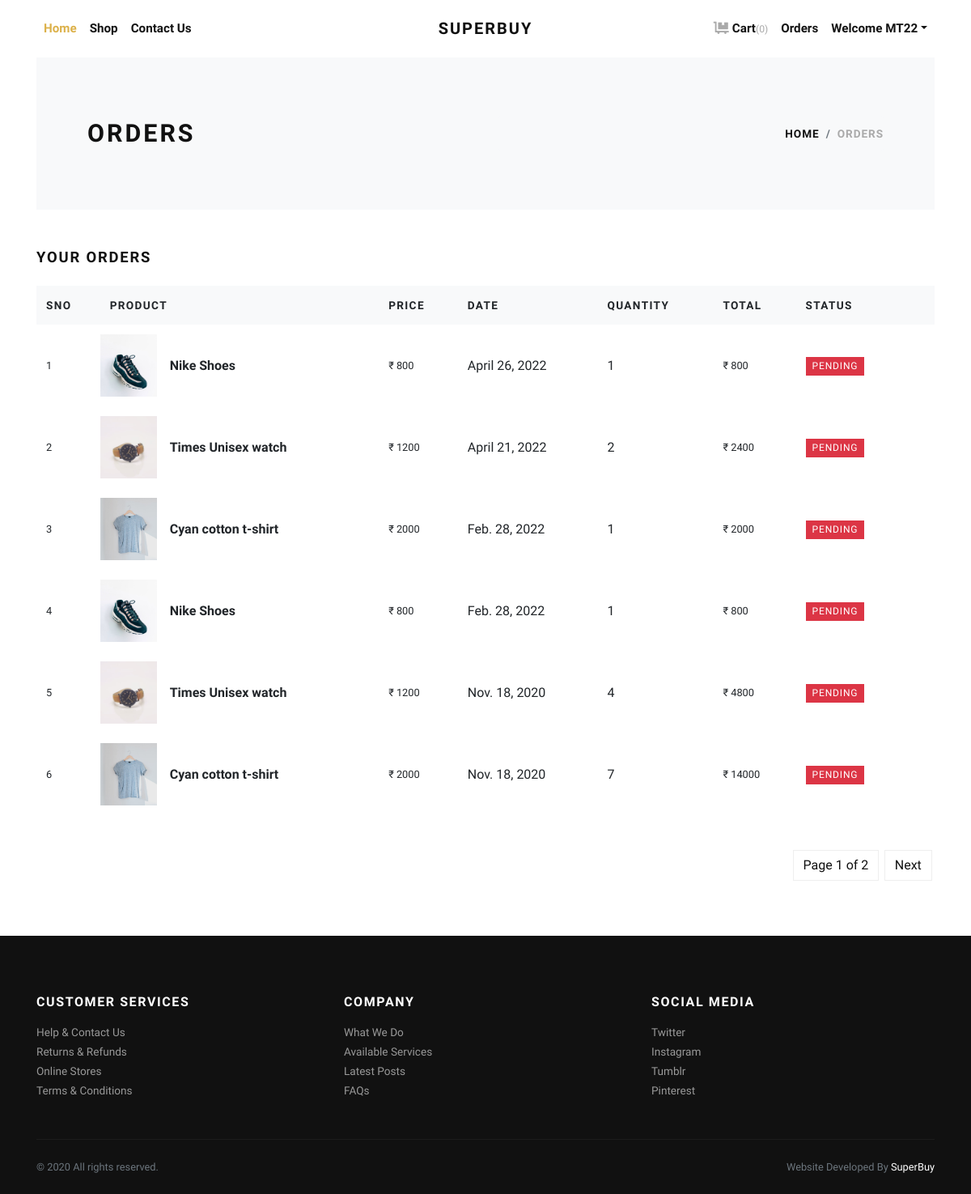
Screenshot of /orders/ (signed in) with the database file from the repository.
### shop/models/orders.py (models this page shows)
class Orders(models.Model):
    product = models.ForeignKey(Product, on_delete=models.CASCADE)
    customer = models.ForeignKey(User, on_delete=models.CASCADE)
    quantity = models.IntegerField(default=1)
    price = models.IntegerField()
    address = models.CharField(max_length=200, default="", blank=True)
    phone = models.CharField(max_length=30, default="", blank=True)
    date = models.DateField(default=datetime.datetime.today)
    status = models.BooleanField(default=False)

### shop/models/product.py (models this page shows, shortened)
class Product(models.Model):
    product_name = models.CharField(max_length=50)
    category = models.ForeignKey(Category, on_delete=models.CASCADE, default=1)
    ptype = models.CharField(max_length=30, default="", blank=True)
    price = models.IntegerField(default=0)
    desc = models.CharField(max_length=500, default='', null=True, blank=True)
    total_item = models.IntegerField(default=0)
    image = models.ImageField(upload_to="products/", default="")

### shop/views.py (the view)
# urls.py: path("orders/", views.order, name="orders"),
def order(request):
    if request.user.is_authenticated:  # this is middleware for default django user
        customer = request.user
        order = Orders.objects.filter(customer_id=customer).order_by('-date') #order_by for des order
        paginator = Paginator(order, 6)
        page_number = request.GET.get('page')
        orders = paginator.get_page(page_number)
        print(orders)
        context = {'orders': orders}
        return render(request, "shop/orders.html", context)
    else:
        return redirect('/login/')

### shop/templatetags/custom_filter.py (called while the page is built)
@register.filter(name='currency')
def currency(number):
    return "₹ "+str(number)

@register.filter(name='multiply')
def multiply(number, number1):
    return number * number1

### shop/templates/shop/orders.html (shortened to what this page needs)
{% extends 'base.html' %}
{% block content %}
{% load cart %}
{% load custom_filter %}
{% load static %}
<div class="container">
    <section class="py-5 bg-light">
        <div class="container">
            <div class="row px-4 px-lg-5 py-lg-4 align-items-center">
                <div class="col-lg-6">
                    <h1 class="h2 text-uppercase mb-0">Orders</h1>
                </div>
                <div class="col-lg-6 text-lg-right">
                    <nav aria-label="breadcrumb">
                        <ol class="breadcrumb justify-content-lg-end mb-0 px-0">
                            <li class="breadcrumb-item"><a href="/">Home</a></li>
                            <li aria-current="page" class="breadcrumb-item active">Orders</li>
                        </ol>
                    </nav>
                </div>
            </div>
        </div>
    </section>
    <section class="py-5">
        <h2 class="h5 text-uppercase mb-4">Your Orders</h2>
        <div class="row">
            <div class="col-lg-12 mb-4 mb-lg-0">
                <div class="table-responsive mb-4">
                    <table class="table">
                        <thead class="bg-light">
                        <tr>
                            <th class="border-0" scope="col"><strong class="text-small text-uppercase">Sno</strong>
                            </th>
                            <th class="border-0" scope="col"><strong class="text-small text-uppercase">Product</strong>
                            </th>
                            <th class="border-0" scope="col"><strong class="text-small text-uppercase">Price</strong>
                            </th>
                            <th class="border-0" scope="col"><strong class="text-small text-uppercase">Date</strong>
                            </th>
                            <th class="border-0" scope="col"><strong class="text-small text-uppercase">Quantity</strong>
                            </th>
                            <th class="border-0" scope="col"><strong class="text-small text-uppercase">Total</strong>
                            </th>
                            <th class="border-0" scope="col"><strong class="text-small text-uppercase">Status</strong>
                            </th>
                            <th class="border-0" scope="col"></th>
                        </tr>
                        </thead>
                        <tbody>
                        {% for order in orders %}
                        <tr>
                            <td class="align-middle border-0">
                                <p class="mb-0 small">{{forloop.counter}}</p>
                            </td>
                            <th class="pl-0 border-0" scope="row">
                                <div class="media align-items-center"><a
                                        class="reset-anchor d-block animsition-link"><img alt="..."
                                                                                          src="{{order.product.image.url}}"
                                                                                          width="70"/></a>
                                    <div class="media-body ml-3"><strong class="h6"><a
                                            class="reset-anchor animsition-link">{{order.product.product_name}}</a></strong>
                                    </div>
                                </div>
                            </th>
                            <td class="align-middle border-0">
                                <p class="mb-0 small">{{order.price|currency}}</p>
                            </td>
                            <td class="align-middle border-0">
                                {{order.date}}
                            </td>
                            <td class="align-middle border-0">
                                {{order.quantity}}
                            </td>
                            <td class="align-middle border-0">
                                <p class="mb-0 small">{{order.quantity|multiply:order.price|currency}}</p>
                            </td>
                            {% if order.status %}
                            <td class="align-middle border-0"><a class="reset-anchor" href="#"></a>
                                <small class="badge badge-success">Completed</small>
                            </td>
                            {% else %}
                            <td class="align-middle border-0"><a class="reset-anchor" href="#"></a>
                                <small class="badge badge-danger">Pending</small>
                            </td>
                            {% endif %}
                        </tr>
                        {% endfor %}
                        </tbody>
                    </table>
                </div>
                <nav aria-label="Page navigation example">
                    <ul class="pagination justify-content-center justify-content-lg-end">
                        <li class="page-item">
                            <a class="page-link">Page {{orders.number}} of {{orders.paginator.num_pages}}</a>
                        </li>
                        {% if orders.has_next %}
                        <li class="page-item"><a class="page-link"
                                                 href="?page={{orders.next_page_number}}">Next</a></li>
                        {% endif %}
                    </ul>
                </nav>
            </div>
        </div>
    </section>
</div>
{% endblock %}

### templates/base.html (shortened to what this page needs)
<!DOCTYPE html>
{% load static %}
<html>
  <head>
    <link rel="stylesheet" href="{% static 'shop/vendor/bootstrap/css/bootstrap.min.css' %}">
    <link rel="stylesheet" href="{% static 'shop/vendor/lightbox2/css/lightbox.min.css' %}">
    <link rel="stylesheet" href="{% static 'shop/vendor/nouislider/nouislider.min.css' %}">
    <link rel="stylesheet" href="{% static 'shop/vendor/bootstrap-select/css/bootstrap-select.min.css' %}">
    <link rel="stylesheet" href="{% static 'shop/vendor/owl.carousel2/assets/owl.carousel.min.css' %}">
    <link rel="stylesheet" href="{% static 'shop/vendor/owl.carousel2/assets/owl.theme.default.css' %}">
    <link rel="stylesheet" href="{% static 'shop/css/style.default.css' %}" id="theme-stylesheet">
    <link rel="stylesheet" href="{% static 'shop/css/custom.css' %}">
  </head>
  <body>
    <div class="page-holder">
      <header class="header bg-white">
        <div class="container px-0 px-lg-3">
          <nav class="navbar navbar-expand-lg navbar-light py-3 px-lg-0"><a class="navbar-brand" href="{% url 'home' %}"><span class="font-weight-bold text-uppercase text-dark">SuperBuy</span></a>
            <div class="collapse navbar-collapse" id="navbarSupportedContent">
              <ul class="navbar-nav mr-auto">
                <li class="nav-item">
                  <a class="nav-link active" href="{% url 'home' %}">Home</a>
                </li>
                <li class="nav-item">
                  <a class="nav-link" href="{% url 'shop' %}">Shop</a>
                </li>
                <li class="nav-item">
                  <a class="nav-link" href="{% url 'contact' %}">Contact Us</a>
                </li>
              </ul>
              <ul class="navbar-nav ml-auto">
                <li class="nav-item"><a class="nav-link" href="/cart/"> <i class="fas fa-dolly-flatbed mr-1 text-gray"></i>Cart<small class="text-gray">({{request.session.cart.keys|length}})</small></a></li>
                {% if user.is_authenticated %}
                <li class="nav-item">
                  <a class="nav-link" href="/orders/">Orders</a>
                </li>
                <li class="nav-item dropdown"><a class="nav-link dropdown-toggle" id="pagesDropdown" href="#" data-toggle="dropdown" aria-haspopup="true" aria-expanded="false">Welcome {{request.user}}</a>
                </li>
                {% else %}
                <li class="nav-item"><a class="nav-link" href="/signup"> <i class="fas fa-user-alt mr-1 text-gray"></i>Signup</a></li>
                <li class="nav-item"><a class="nav-link" href="/login"> <i class="fas fa-configuration-alt mr-1 text-gray"></i>Login</a></li>
                {% endif %}
              </ul>
            </div>
          </nav>
        </div>
      </header>
{% block content %}  {% endblock %}
      <footer class="bg-dark text-white">
        <div class="container py-4">
          <div class="row py-5">
            <div class="col-md-4 mb-3 mb-md-0">
              <h6 class="text-uppercase mb-3">Customer services</h6>
              <ul class="list-unstyled mb-0">
                <li><a class="footer-link" href="#">Help &amp; Contact Us</a></li>
                <li><a class="footer-link" href="#">Returns &amp; Refunds</a></li>
                <li><a class="footer-link" href="#">Online Stores</a></li>
                <li><a class="footer-link" href="#">Terms &amp; Conditions</a></li>
              </ul>
            </div>
            <div class="col-md-4 mb-3 mb-md-0">
              <h6 class="text-uppercase mb-3">Company</h6>
              <ul class="list-unstyled mb-0">
                <li><a class="footer-link" href="#">What We Do</a></li>
                <li><a class="footer-link" href="#">Available Services</a></li>
                <li><a class="footer-link" href="#">Latest Posts</a></li>
                <li><a class="footer-link" href="#">FAQs</a></li>
              </ul>
            </div>
            <div class="col-md-4">
              <h6 class="text-uppercase mb-3">Social media</h6>
              <ul class="list-unstyled mb-0">
                <li><a class="footer-link" href="#">Twitter</a></li>
                <li><a class="footer-link" href="#">Instagram</a></li>
                <li><a class="footer-link" href="#">Tumblr</a></li>
                <li><a class="footer-link" href="#">Pinterest</a></li>
              </ul>
            </div>
          </div>
          <div class="border-top pt-4" style="border-color: #1d1d1d !important">
            <div class="row">
              <div class="col-lg-6">
                <p class="small text-muted mb-0">&copy; 2020 All rights reserved.</p>
              </div>
              <div class="col-lg-6 text-lg-right">
                <p class="small text-muted mb-0">Website Developed By <a class="text-white reset-anchor" href="https://www.weforuh.in" target="_blank">SuperBuy</a></p>
              </div>
            </div>
          </div>
        </div>
      </footer>
      <link rel="stylesheet" href="https://use.fontawesome.com/releases/v5.7.1/css/all.css">
    </div>
  </body>
</html>

### static/shop/css/style.default.css (style rules this page uses)
.text-small { font-size: 0.85rem !important; }
.text-gray { color: #aaa !important; }
strong { font-weight: 700; }
.navbar { position: relative; }
@media (min-width: 992px) { .navbar-brand { position: absolute; top: 50%; left: 50%; -webkit-transform: translate(-50%, -50%); transform: translate(-50%, -50%); } }
.footer-link { font-size: 0.85rem; position: relative; color: #999; transition: all 0.3s; }
.footer-link::before { content: '\f0da'; display: inline-block; font-family: 'Font Awesome\ 5 Free'; font-weight: 900; position: absolute; top: 50%; left: 0; -webkit-transform: translateY(-50%); transform: translateY(-50%); color: #fff; transition: all 0.3s; opacity: 0; }
.text-uppercase { text-transform: uppercase; letter-spacing: 0.1em; }
.reset-anchor { color: inherit; transition: all 0.3s; }
.navbar { padding: 0.5rem 1rem; }
.navbar-brand { display: inline-block; padding-top: 0.3125rem; padding-bottom: 0.3125rem; margin-right: 1rem; font-size: 1.25rem; }
.navbar-light .navbar-brand { color: #dcb14a; }
.navbar-light .navbar-nav .nav-link { color: rgba(17, 17, 17, 0.99); font-weight: 800; font-size: 0.95rem; transition: all 0.3s; }
.navbar-light .navbar-nav .show > .nav-link, .navbar-light .navbar-nav .active > .nav-link, .navbar-light .navbar-nav .nav-link.show, .navbar-light .navbar-nav .nav-link.active { color: #dcb14a; }
body { font-family: "Libre Franklin", sans-serif; font-size: 1rem; font-weight: 400; line-height: 1.5; color: #111111; background-color: #fff; }
a { color: #dcb14a; text-decoration: none; }
h1, h2, h3, h4, h5, h6, .h1, .h2, .h3, .h4, .h5, .h6 { margin-bottom: 0.5rem; font-family: inherit; font-weight: 900; line-height: 1.2; color: inherit; }
h1, .h1 { font-size: 2.2rem; }
h2, .h2 { font-size: 1.9rem; }
h5, .h5 { font-size: 1.15rem; }
h6, .h6 { font-size: 1rem; }
small, .small { font-size: 80%; font-weight: 400; }
.page-item:first-child .page-link { border-top-left-radius: 0; border-bottom-left-radius: 0; }
.page-item:last-child .page-link { border-top-right-radius: 0; border-bottom-right-radius: 0; }
.page-link { padding: 0.5rem 0.75rem; line-height: 1.25; color: #111111; background-color: none; border: 1px solid #eee; margin: 0.2rem; transition: all 0.3s; }
.bg-light { background-color: #f8f9fa !important; }
.bg-dark { background-color: #111111 !important; }
.text-dark { color: #111111 !important; }
.badge-danger { color: #fff; background-color: #dc3545; text-transform: uppercase; letter-spacing: 0.07em; border-radius: 0; font-weight: 400; padding: 0.35rem 0.5rem; }
.nav-link { padding: 0.5rem 1rem; }
.breadcrumb { background: #f8f9fa; }
.breadcrumb-item { font-size: 0.85rem; text-transform: uppercase; letter-spacing: 0.07em; font-weight: 900; color: #111111; }
.breadcrumb-item a { color: inherit; transition: all 0.3s; }
.breadcrumb-item.active { color: #aaa; }

### rows the page displays
Orders: product.image (picture), product.product_name "Nike Shoes", price "₹ 800", date "April 26, 2022", quantity "1", quantity|multiply "₹ 800", status "PENDING"
Orders: product.image (picture), product.product_name "Times Unisex watch", price "₹ 1200", date "April 21, 2022", quantity "2", quantity|multiply "₹ 2400", status "PENDING"
Orders: product.image (picture), product.product_name "Cyan cotton t-shirt", price "₹ 2000", date "Feb. 28, 2022", quantity "1", quantity|multiply "₹ 2000", status "PENDING"
Orders: product.image (picture), product.product_name "Nike Shoes", price "₹ 800", date "Feb. 28, 2022", quantity "1", quantity|multiply "₹ 800", status "PENDING"
Orders: product.image (picture), product.product_name "Times Unisex watch", price "₹ 1200", date "Nov. 18, 2020", quantity "4", quantity|multiply "₹ 4800", status "PENDING"
Orders: product.image (picture), product.product_name "Cyan cotton t-shirt", price "₹ 2000", date "Nov. 18, 2020", quantity "7", quantity|multiply "₹ 14000", status "PENDING"

### other values shown
{{ request.session.cart.keys|length }} "0"
{{ request.user }} "MT22"
{{ orders.number }} "1"
{{ orders.paginator.num_pages }} "2"
